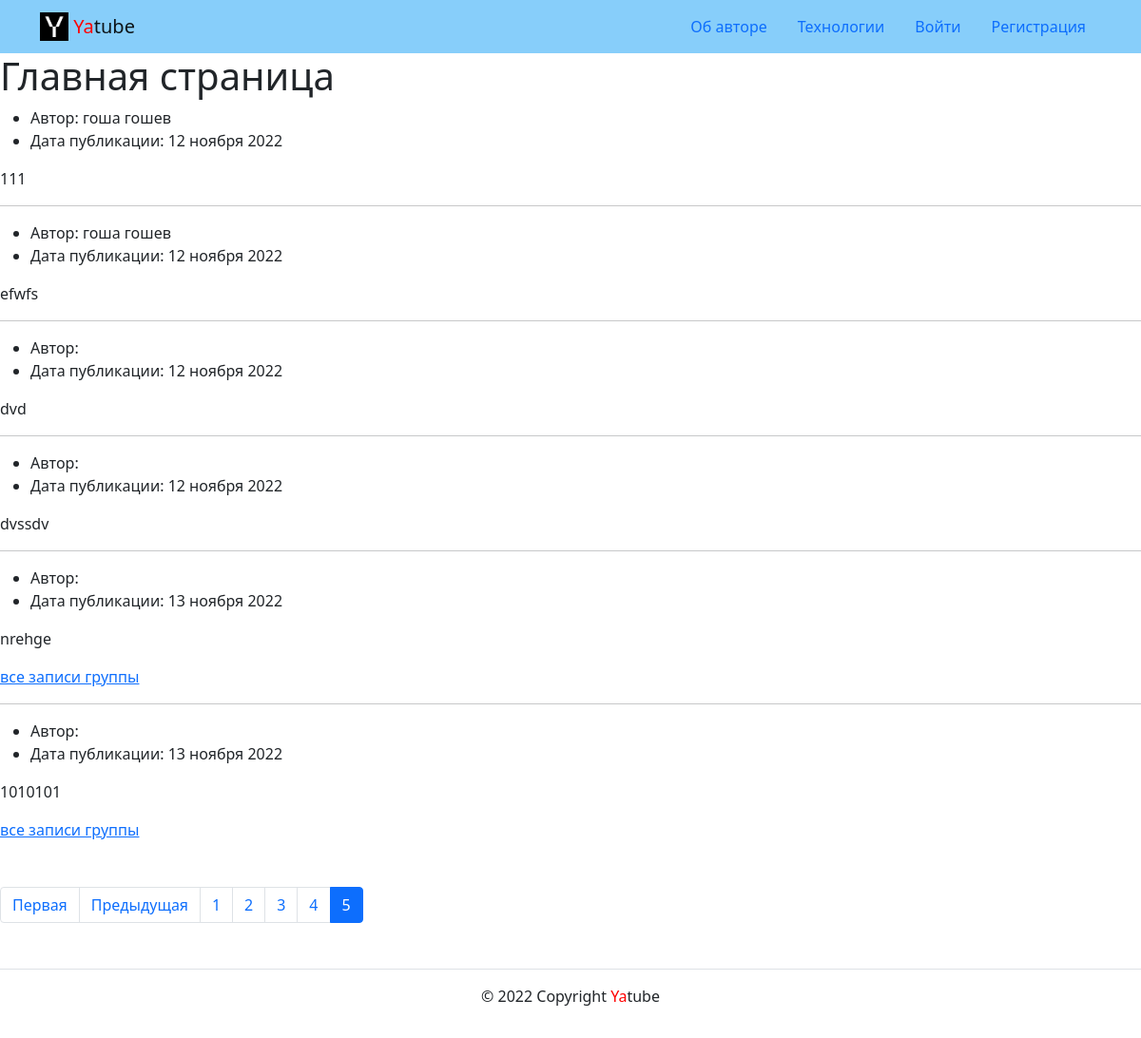
Page /?page=5 on the earlier database version.
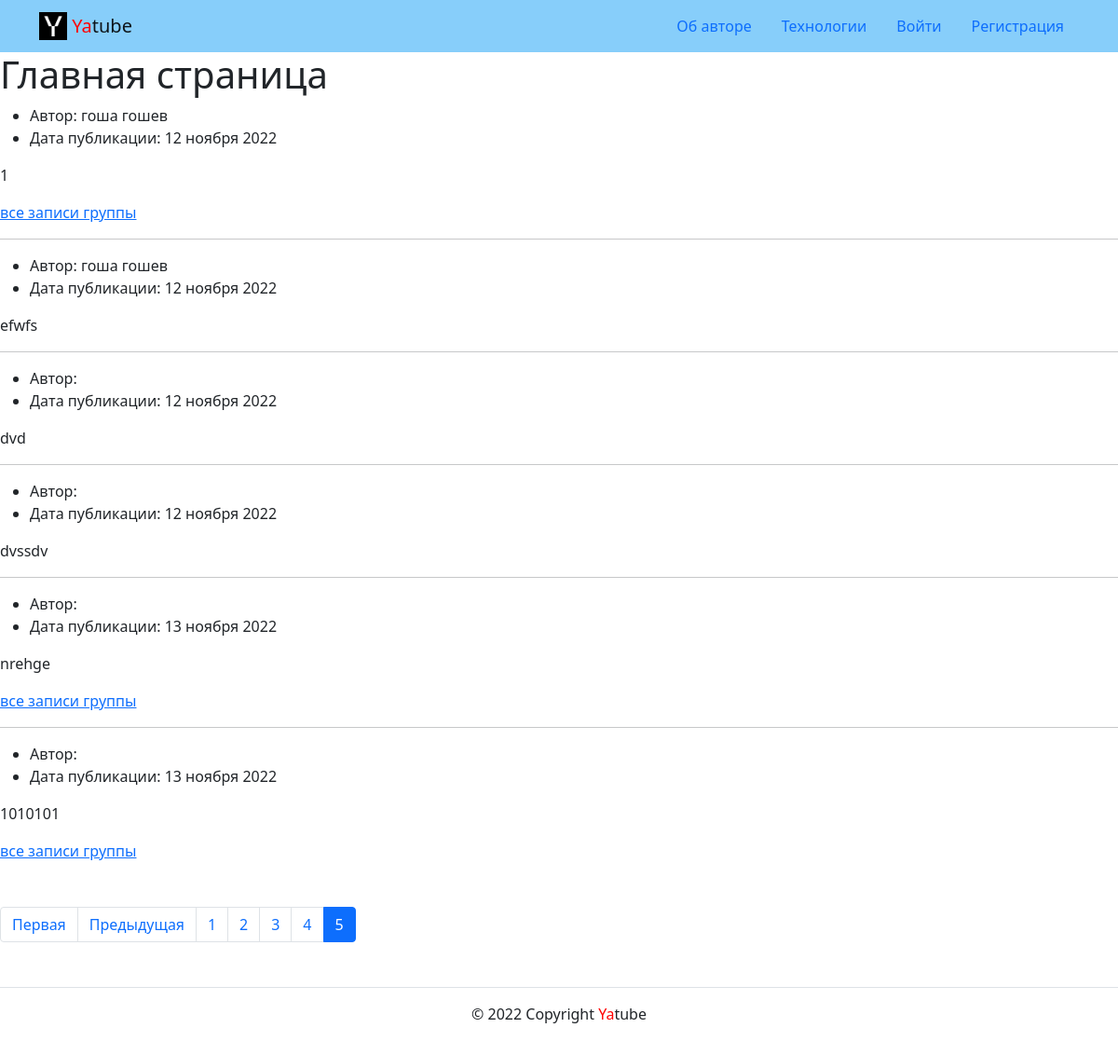
Same page on the later database version.
### posts/models.py (models this page shows, shortened)
class Post(models.Model):
    text = models.TextField(verbose_name='Текст')
    pub_date = models.DateTimeField(auto_now_add=True, verbose_name='Дата'
                                    'публикации')
    author = models.ForeignKey(
        User,
        verbose_name='Автор',
        on_delete=models.CASCADE,
        related_name='posts'
    )
    group = models.ForeignKey(
        'Group',
        verbose_name='Группа',
        on_delete=models.SET_NULL,
        null=True,
        blank=True,
        related_name='posts',
    )
    class Meta:
        verbose_name = ('Посты')
        verbose_name_plural = ('Посты')
        ordering = ['pub_date']

### posts/views.py (the view)
# urls.py: path('', views.index, name='index'),
def index(request):
    context = {
        'page_obj': paginatorr(
            Post.objects.select_related('group', 'author'), request)
    }
    return render(request, 'posts/index.html', context)

### core/context_processors/year.py (called while the page is built)
def year(request):
    return {
        'year': date.today().year
    }

### posts/views.py (called while the page is built)
def paginatorr(post_list, request):
    paginator = Paginator(post_list, POSTS_QUANTITY)
    page_number = request.GET.get('page')
    page_obj = paginator.get_page(page_number)
    return page_obj

### templates/posts/index.html (shortened to what this page needs)
{% extends 'base.html' %}
{% block content %}
    <h1>Главная страница</h1>
    {% for post in page_obj %}
        <ul>
         <li>
            Автор: {{ post.author.get_full_name }}
         </li>
         <li>
            Дата публикации: {{ post.pub_date|date:"d E Y" }}
         </li>
        </ul>
        <p>{{ post.text }}</p>
        {% if post.group %}
        <a href="{% url 'posts:group_list' post.group.slug %}">все записи группы</a>
        {% endif %}
        {% if not forloop.last %}<hr>{% endif %}
    {% endfor %}
    {% include 'includes/paginator.html' %}
{% endblock %}

Differences in the rows shown:
changed Post (number 1 of 6 on the later page): text "111" → "1"; now shows "все записи группы"
